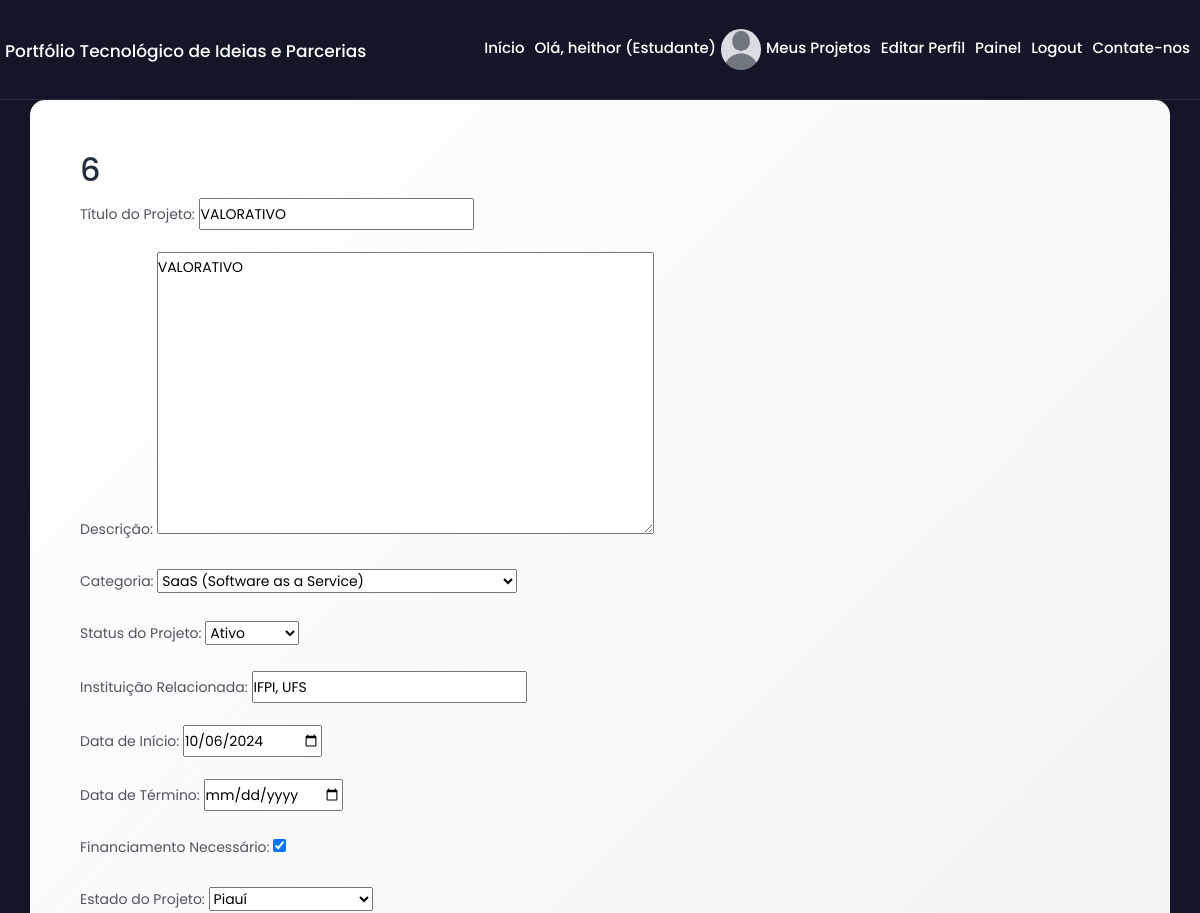
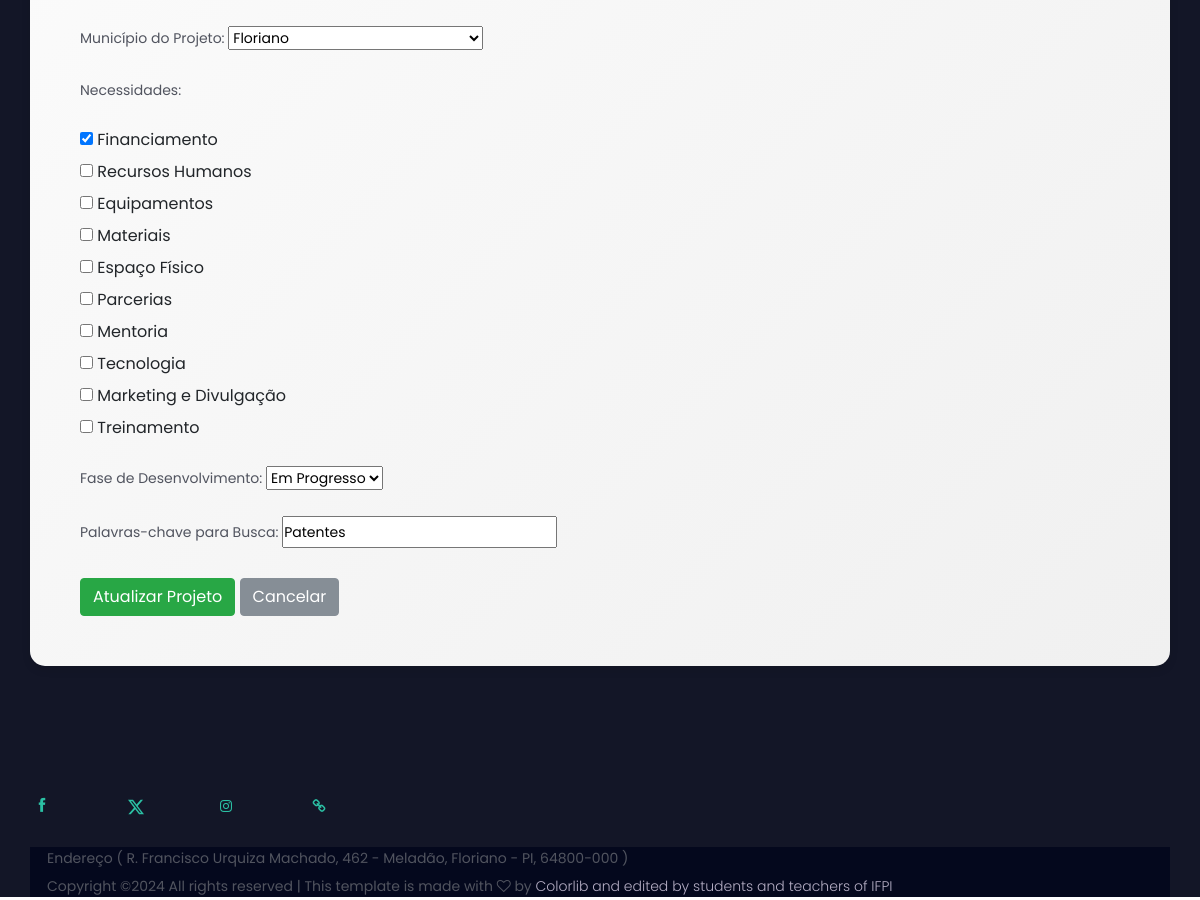
The page /projects/6/edit/ (signed in) on the database its author committed (2 pictures, top to bottom).
### cadastro/models.py (models this page shows, shortened)
class UserProfile(models.Model):
    USER_TYPES = (
        ('pesquisador', 'Pesquisador'),
        ('estudante', 'Estudante'),
        ('empresa', 'Empresa'),
        ('instituicao', 'Instituição'),
    )
    user = models.OneToOneField(User, on_delete=models.CASCADE)
    nome = models.CharField(max_length=300)
    user_type = models.CharField(max_length=50, choices=USER_TYPES)
    bio = models.TextField(null=True, blank=True)
    institution_name = models.CharField(max_length=255, null=True, blank=True)
    website = models.URLField(null=True, blank=True)
    linkedin = models.URLField(null=True, blank=True)
    avatar = models.ImageField(upload_to='avatars/', blank=True, null=True)

class Project(models.Model):
    STAGE_CHOICES = (
        ('ideia', 'Ideia'),
        ('em_progresso', 'Em Progresso'),
        ('completo', 'Completo'),
    )
    STATUS_CHOICES = (
        ('ativo', 'Ativo'),
        ('inativo', 'Inativo'),
        ('concluido', 'Concluído'),
    )
    location_state = models.ForeignKey('Estado', on_delete=models.SET_NULL, null=True)
    location_city = models.ForeignKey('Cidade', on_delete=models.SET_NULL, null=True)
    needs = models.ManyToManyField('Need', related_name='projects', blank=True)
    owner = models.ForeignKey(UserProfile, on_delete=models.CASCADE, related_name='projects')
    title = models.CharField(max_length=255)
    description = models.TextField()
    stage = models.CharField(max_length=50, choices=STAGE_CHOICES)
    status = models.CharField(max_length=50, choices=STATUS_CHOICES, default='ativo')
    category = models.ForeignKey(TechnologyCategory, on_delete=models.SET_NULL, null=True)
    institution = models.CharField(max_length=255, null=True, blank=True)
    start_date = models.DateField(null=True, blank=True)
    end_date = models.DateField(null=True, blank=True)
    funding_required = models.BooleanField(default=False)
    goals = models.TextField(null=True, blank=True)
    resources_needed = models.TextField(null=True, blank=True)
    collaborators = models.ManyToManyField(UserProfile, related_name='collaborations', blank=True)
    date_created = models.DateTimeField(auto_now_add=True)
    date_updated = models.DateTimeField(auto_now=True)
    keywords = models.TextField(null=True, blank=True)

### cadastro/views.py (the view)
# urls.py: path('projects/<int:pk>/edit/', views.ProjectUpdateView.as_view(), name='project-update'),
@method_decorator(login_required, name='dispatch')
class ProjectUpdateView(UpdateView):
    model = Project
    form_class = ProjectForm
    template_name = 'project_form.html'

### cadastro/models.py (called while the page is built)
    def __str__(self):
        return self.name

    def __str__(self):
        return self.nome

    def __str__(self):
        return self.nome

    def __str__(self):
        return self.name

### cadastro/templates/project_form.html (shortened to what this page needs)
{% extends 'base.html' %}
{% block content %}
<div class="fancy-bg-dark section-padding-100">
    <div class="container fancy-bg-white">
        <h2>{{ form.instance.pk|default:"Novo Projeto" }}</h2>
        <form method="post">
            {{ form.as_p }}
            <button type="submit" class="btn btn-success mt-2">
            </button>
            <a href="{% url 'project-list' %}" class="btn btn-secondary mt-2">Cancelar</a>
        </form>
    </div>
</div>
{% endblock %}

### cadastro/templates/base.html (shortened to what this page needs)
<!DOCTYPE html>
<html lang="pt-br">
<head>
    {% load static %}
<link href="https://cdn.jsdelivr.net/npm/bootstrap@5.1.3/dist/css/bootstrap.min.css" rel="stylesheet"
>
    <link rel="stylesheet" href="{%static 'style.css'%}">
    <link rel="stylesheet" href="{%static 'css/responsive/responsive.css'%}">
</head>
<body>
    <header class="header_area" id="header">
    <div class="container-fluid h-100">
        <div class="row h-100">
            <div class="col-12 h-100">
                <nav class="h-100 navbar navbar-expand-lg align-items-center">
                    <a class="navbar-brand" href="{% url 'home' %}">Portfólio Tecnológico de Ideias e Parcerias</a>
                    <div class="collapse navbar-collapse" id="fancyNav">
                        <ul class="navbar-nav ml-auto">
                            <li class="nav-item active">
                                <a class="nav-link" href="{% url 'home' %}">Início<span class="sr-only">(current)</span></a>
                            </li>
                            {% if user.is_authenticated %}
                                <li class="nav-item">
                                    <a class="nav-link" href="{% url 'user-profile' user.username %}">
                                        Olá, {{ user.username }} ({{ user.userprofile.user_type|capfirst }})
                                    </a>
                                </li>
                                <li class="nav-item">
                                    {% if user.userprofile.avatar %}
                                        <img src="{{ user.userprofile.avatar.url }}" alt="Foto de {{ user.username }}" class="rounded-circle" width="40" height="40">
                                    {% else %}
                                    <img src="{% static 'img/avatar.png' %}" alt="Sem foto" class="rounded-circle" width="40" height="40">
                                    {% endif %}
                                </li>
                                <li class="nav-item">
                                    <a class="nav-link" href="{% url 'project-list' %}">Meus Projetos</a>
                                </li>
                                <li class="nav-item">
                                    <a class="nav-link" href="{% url 'edit_profile' %}">Editar Perfil</a>
                                </li>
                                    <li class="nav-item">
                                        <a class="nav-link" href="{% url 'dashboard' %}">Painel</a>
                                    </li>
                                <li class="nav-item">
                                    <a class="nav-link" href="{% url 'logout' %}">Logout</a>
                                </li>
                            {% endif %}
                            <li class="nav-item">
                                <a class="nav-link" href="{% url 'contact' %}">Contate-nos</a>
                            </li>
                        </ul>
                    </div>
                </nav>
            </div>
        </div>
    </div>
</header>
{% block content %}
    {% endblock %}
                    <footer class="fancy-footer-area fancy-bg-dark">
                        <div class="footer-content section-padding-50   -50">
                            <div class="container">
                                <div class="row">
                                    <div class="col-12 col-sm-6 col-lg-4">
                                        <div class="single-footer-widget">
                                            <div class="footer-social-widegt d-flex align-items-center">
                                                    <a href="https://www.facebook.com/ifpiaui/">
                                                    <i class="ti-facebook"></i>
                                                    </a>
                                                    <a href="https://twitter.com/ifpiaui">
                                                    <svg xmlns="http://www.w3.org/2000/svg" width="16" height="16" fill="currentColor" class="bi bi-twitter-x" viewBox="0 0 16 16">
  <path d="M12.6.75h2.454l-5.36 6.142L16 15.25h-4.937l-3.867-5.07-4.425 5.07H.316l5.733-6.57L0 .75h5.063l3.495 4.633L12.601.75Zm-.86 13.028h1.36L4.323 2.145H2.865z"/>
</svg>
                                                    </a>
                                                    <a href="https://www.instagram.com/ifpiaui/">
                                                    <i class="fa fa-instagram"></i>
                                                	</a>
                                                    <a href="https://www.ifpi.edu.br/">
                                                    <i class="fa fa-link"></i>
                                                </a>
                                            </div>
                                        </div>
                                    </div>
        <div class="footer-copywrite-area">
            <div class="container h-100">
                <div class="row h-100">
                    <div class="col-12 h-100">
                        <div class="copywrite-content h-100 d-flex align-items-center justify-content-between">
                            <div class="copywrite-text">
                                <p>Endereço ( R. Francisco Urquiza Machado, 462 - Meladão, Floriano - PI, 64800-000 )</p>
                                <p>
                                    <i class="fa fa-heart-o" aria-hidden="true"></i> <a href="https://colorlib.com" target="_blank"></a>
                                    </p>
                            </div>
                        </div>
                    </div>
                </div>
            </div>
        </div>
    </div>
</div>
</div>
    </footer>
</body>
</html>

### cadastro/static/style.css (style rules this page uses)
*, ul, li { margin: 0; padding: 0; }
body { font-family: 'Poppins', sans-serif; position: relative; z-index: auto; }
h1, h2, h3, h4, h5, h6 { font-family: 'Poppins', sans-serif; font-weight: 500; color: #232d37; line-height: 1.25; }
p { font-family: 'Poppins', sans-serif; color: #51545f; font-size: 14px; line-height: 2; font-weight: 400; }
img { max-width: 100%; height: auto; }
a, a:hover, a:focus, a:active { font-family: 'Poppins', sans-serif; text-decoration: none; transition-duration: 0ms; outline: none; }
li { list-style: none; }
.section-padding-100 { padding-top: 100px; padding-bottom: 100px; }
.fancy-bg-dark { background-color: #131627!important; }
.fancy-bg-white { background: linear-gradient(135deg, #ffffff, #f0f0f0); padding: 50px; border-radius: 15px; box-shadow: 0 4px 8px rgba(0, 0, 0, 0.1); }
.header_area { background-color: transparent; position: fixed; width: 100%; z-index: 90; height: 100px; top: 0; left: 0; padding: 0 0; border-bottom: 1px solid rgba(255, 255, 255, 0.1); -webkit-transition-duration: 500ms; transition-duration: 500ms; }
.header_area .navbar-brand { padding: 0; margin-top: 5px; font-size: 17px; color: #fff; font-weight: 500; }
.header_area .navbar { padding: 0; }
.navbar-expand-lg .navbar-nav .nav-link { padding-right: 5px; padding-left: 5px; color: #fff; font-size: 15px; font-weight: 500; }
.single-footer-widget { margin-bottom: 30px; }
.footer-social-widegt { margin-top: 30px; }
.footer-social-widegt > a { color: #2bc0a4; font-size: 14px; -webkit-box-flex: 1; -ms-flex: 1; flex: 1; }
.footer-copywrite-area { background-color: #04081d; height: 50px; }
.copywrite-text p { margin: 0; }
.copywrite-text p > a { font-weight: 300; color: #b5aec4; }

### rows shown on the page
Project: instance.pk "6", title "VALORATIVO", description "VALORATIVO", category "SaaS (Software as a Service)", status "Ativo", institution "IFPI, UFS", start_date "10/06/2024", funding_required "☑", location_state "Piauí", location_city "Floriano", stage "Em Progresso", keywords "Patentes"

### other values the page prints
{{ user.username }} "heithor"
{{ user.userprofile.user_type|capfirst }} "Estudante"
